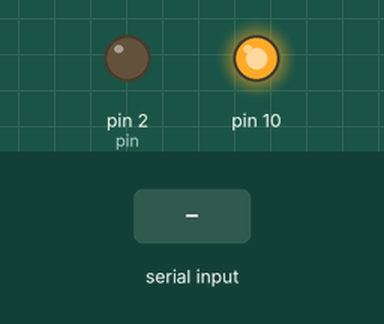
Simulated run of this sketch. Board: Arduino Uno, built with avr-gcc and run on an emulated ATmega328P. Parts: output pins drawn as LEDs (lit = HIGH). Inputs (shaded band) come from the test bench. What the sketch prints to the serial monitor is not drawn.

Above: at 1.2 s.
1.3 s: byte 30 received over Serial
At 2.0 s:
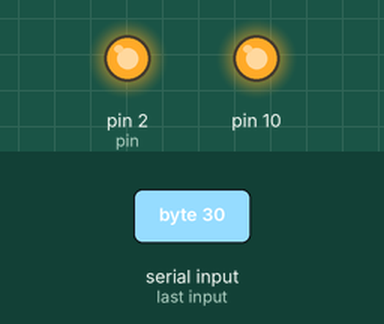
Timing chart, 0 to 4.3 s (numbered marks = the images above; inputs shaded):
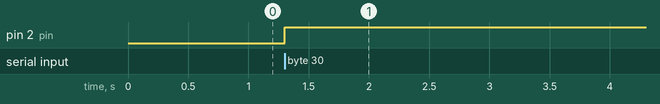

The sketch:

ii.ino
```cpp
#include <SPI.h>

#define pin 2

byte output, input;

void setup() {

  Serial.begin(9600);

  pinMode(pin, OUTPUT);
  digitalWrite(pin, LOW);

  SPI.begin();
}

void loop() {

  while(Serial.available() > 0) {
    output = Serial.read();
    input = spi(output);
    Serial.write(input);
  }

}

byte spi(byte dout) {
  byte din;
  digitalWrite(pin, LOW);
  delay(1);
  din = SPI.transfer(dout);
  digitalWrite(pin, HIGH);
  return din;
}
```

Measured:
- after the input at 1.3 s, pin 2 (pin): LOW → HIGH at once
